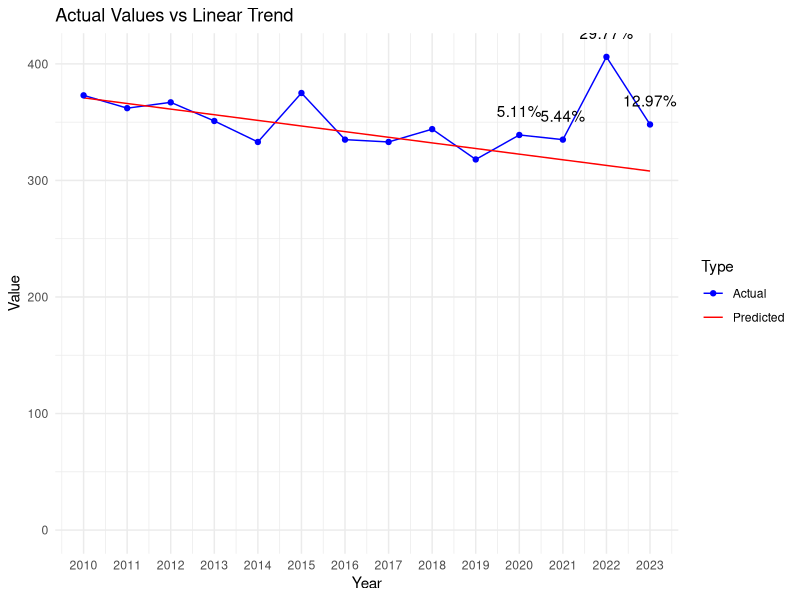

Generate this figure with R:
# Load necessary libraries
library(dplyr)
library(readr)
library(ggplot2)

# Defines the data as a named vector
data <- c(
  `2010` = 373, `2011` = 362, `2012` = 367, `2013` = 351, `2014` = 333,
  `2015` = 375, `2016` = 335, `2017` = 333, `2018` = 344, `2019` = 318,
  `2020` = 339, `2021` = 335, `2022` = 406, `2023` = 348
)

# Extracts data for the decade and recent years
decade <- data[as.character(2010:2019)]
recent_years <- data[as.character(2020:2023)]

# Fits a linear model to the decade data
years <- as.numeric(names(decade))
lm_model <- lm(decade ~ years)

# Predicts values for 2020 to 2023 based on the linear model
predicted_values <- predict(lm_model, newdata = data.frame(years = as.numeric(names(recent_years))))

# Calculates deviations from the linear trend
deviations <- recent_years - predicted_values

# Calculates the mean and standard deviation of the decade
decade_mean <- mean(decade)
decade_stddev <- sd(decade)

# Initializes vectors to store the calculated values
z_scores <- numeric(length(recent_years))
percent_deviations <- numeric(length(recent_years))

# Calculates and store the Z-scores, deviations, and percentage of deviations for recent years
for (i in 1:length(recent_years)) {
  year <- names(recent_years)[i]
  z_scores[i] <- (recent_years[year] - decade_mean) / decade_stddev
  deviation <- deviations[year]
  percent_deviations[i] <- (deviation / predicted_values[i]) * 100
  cat(sprintf("Year: %s, Z-score: %f, Deviation from linear trend: %f, Percentage of deviation: %f%%\n",
              year, z_scores[i], deviation, percent_deviations[i]))
}

# Prepare an extended range for predictions, including 2020 to 2023
extended_years <- as.numeric(c(names(decade), names(recent_years)))

# Predict values for the extended range based on the linear model
extended_predicted_values <- predict(lm_model, newdata = data.frame(years = extended_years))

# Create a data frame for plotting actual values
actual_plot_data <- data.frame(
  Year = as.numeric(names(data)),
  Value = data,
  Type = "Actual"
)

# Create a data frame for plotting predicted values
predicted_plot_data <- data.frame(
  Year = extended_years,
  Value = extended_predicted_values,
  Type = "Predicted"
)

# Combine actual and predicted data
plot_data <- rbind(actual_plot_data, predicted_plot_data)

# Create the line chart
p <- ggplot(plot_data, aes(x = Year, y = Value, color = Type)) +
  geom_line(aes(group = Type)) +
  geom_point(data = actual_plot_data, aes(x = Year, y = Value)) +
  theme_minimal() +
  labs(title = "Actual Values vs Linear Trend", x = "Year", y = "Value") +
  scale_color_manual(values = c("Actual" = "blue", "Predicted" = "red")) +
  scale_y_continuous(labels = scales::comma, limits = c(0, max(plot_data$Value))) +
  scale_x_continuous(breaks = extended_years) # Set breaks to every year

# Add percentage of deviation annotations for 2020 to 2023
for (i in 1:length(recent_years)) {
  year <- as.numeric(names(recent_years)[i])
  deviation_value <- percent_deviations[i]
  p <- p + annotate("text", x = year, y = data[as.character(year)], label = paste0(round(deviation_value, 2), "%"), vjust = -1.5)
}

# Print the plot
print(p)
